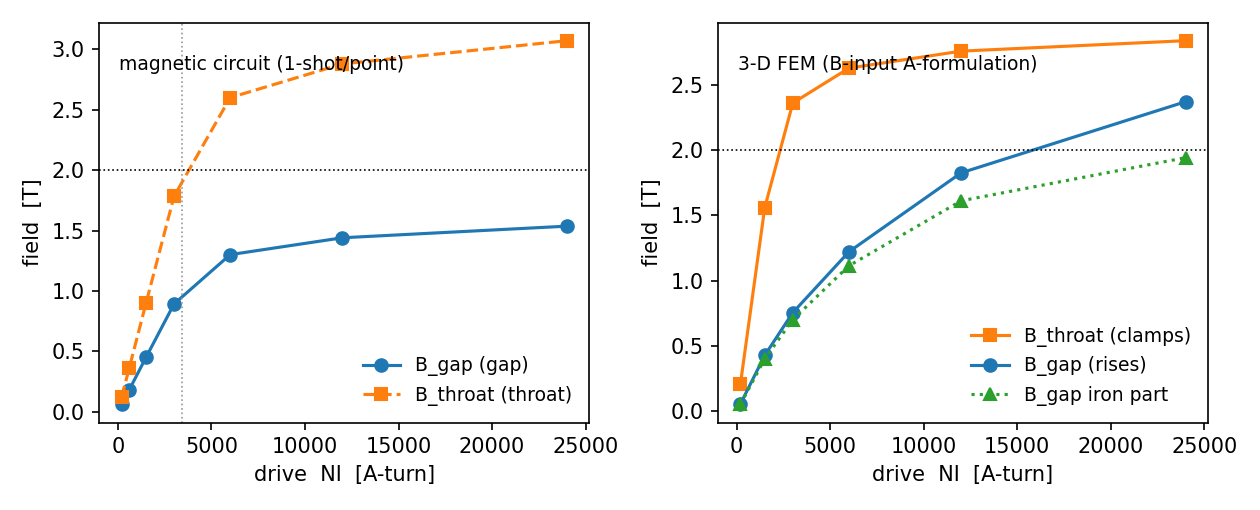

Generate this figure with Python:
r"""B(b): a STRONG 3-D B_gap saturation knee, by THROAT flux-concentration.

The companion `clebsch_dipole_saturation_3d.py` (Task B(a)) showed the convergent
B-input A-formulation, but on the accel H-frame -- a LARGE, gap-reluctance-dominated
gap -- so iron saturation only softened `B_gap` by ~14%.  A gap-dominated magnet
does NOT show a strong knee no matter how hard the iron saturates: the air gap, not
the iron, sets the reluctance.

To get a STRONG `B_gap` knee the iron must be the bottleneck.  The trick is a
magnetic CIRCUIT with a thin THROAT in series with the gap:

    series flux conservation:   Phi = B_gap * A_gap = B_throat * A_throat
                            =>  B_throat = B_gap * (A_gap / A_throat)

With `A_gap / A_throat = 2`, the throat carries TWICE the gap field, so it reaches
the saturation field `J_sat` FIRST.  Once `B_throat -> J_sat` the throat permeability
collapses (`mu_r -> 1`), its reluctance explodes, and the CIRCULATING flux clamps --
a strong knee driven by the IRON, not the gap.

The strong knee lives in the **throat field `B_throat`** -- the bottleneck, on the far
limb away from the coil.  In the FEM it plateaus near the iron's saturated carrying
capacity (~2.84 T here) while the drive grows 8x: `dB_throat/dNI` drops ~157x across
the knee.  The iron literally cannot carry more flux density through the throat.

HONEST 3-D caveat (a real result, not a defect): the raw gap field `B_gap` and even its
iron-channeled part `B_gap_iron = |curl A_r|` do NOT clamp -- they keep rising past the
knee.  Two reasons: (1) the linking coil threads the top limb beside the gap, so `B_gap`
carries the coil's LOCAL, un-saturable Biot-Savart field; (2) once the throat saturates,
the circulating flux is no longer forced through it -- in 3-D it LEAKS around the choked
throat (alternative return paths through air / the rest of the iron).  So a single
saturated throat clamps the field LOCALLY (at the bottleneck), not everywhere: the
strong, physically-guaranteed clamp is `B_throat`, not the distant gap field.  The ideal
lumped circuit (`B_throat = B_gap*(A_gap/A_throat)`, flux fully conserved) over-states
how much the gap follows the throat -- it is the design-level approximation; the FEM is
the truth.

WHY THE NAIVE GEOMETRY FAILED (the B(b) bug, and its fix)
--------------------------------------------------------
A throat only concentrates flux if the drive forces CIRCULATING flux around the
closed window.  A racetrack coil sitting over the gap drives only the LOCAL gap
flux; the throat (on the far limb) sees almost nothing, so `B_throat ~ B_gap` and
there is no concentration (the early H-frame / C-core attempts).  The cure is a
coil that LINKS the window: a `rad.ObjFlmCur` loop threading one limb drives flux
all the way around the loop, through the throat.  A LINEAR FEM check on this geometry
gives `B_throat / B_gap = 3.8` -- ABOVE the geometric area ratio (2), so the throat
genuinely concentrates / funnels flux (see `linear_amplification_check`).

THE METHOD (nonlinear-as-linear, the running theme)
---------------------------------------------------
Exactly as in the 2-D `clebsch_dipole_saturation_2d.py`: a lumped MAGNETIC CIRCUIT
gives the whole saturation design map at LINEAR cost -- one scalar (bisection) solve
per drive point, no mesh -- and the convergent 3-D B-input A-formulation FEM
(reused from B(a)) validates the knee.  The circuit is the design tool; the FEM is
the trusted reference.

Units: SI (metres, A/m, Tesla).  No Cubit dependency.
"""

from _validation_output import validation_output

import sys
import os
import time
import numpy as np

MU0 = 4.0 * np.pi * 1e-7
NU0 = 1.0 / MU0

# --- saturable iron material: high mu_r until a smooth hard cap at J_sat -------
MUR0 = 2000.0     # unsaturated relative permeability
JSAT = 2.0        # saturation field (T)
BW = 0.2          # cap softness (T) -- sharp enough to choke the throat clearly


def mur_of_B(Bm):
    """Smooth hard-cap permeability: mu_r ~ MUR0 below J_sat, -> 1 above.

    mu_r(B) = 1 + (MUR0-1) (1 - sig),   sig = 1/(1+exp(-(B-J_sat)/BW)).
    """
    sig = 1.0 / (1.0 + np.exp(-(Bm - JSAT) / BW))
    return 1.0 + (MUR0 - 1.0) * (1.0 - sig)


# --- geometry (a rectangular iron WINDOW frame; thin bottom limb = throat) -----
AX = 0.04         # half-width  (x) of the window
AZ = 0.04         # half-height (z) of the window
T = 0.012         # limb thickness (top / sides)
TT = 0.006        # THROAT thickness (bottom limb) -> A_gap/A_throat = T/TT = 2
D = 0.028         # depth (y)
GW = 0.004        # air-gap width cut in the top limb
AIR = 0.08        # half-size of the air box

A_GAP = T * D     # gap cross-section (flux runs in x)
A_THROAT = TT * D
A_IRON = T * D    # top / side limb cross-section
AREA_RATIO = A_GAP / A_THROAT


# =============================================================================
# 1.  MAGNETIC CIRCUIT MODEL  --  the saturation design map at LINEAR cost
# =============================================================================
def circuit_Bgap(NI, n_bisect=80):
    """Return (B_gap, B_throat) for a drive of NI ampere-turns, by a 1-shot
    scalar reluctance solve (bisection on the loop flux Phi).

    Series loop:  MMF(Phi) = (R_gap + R_throat(Phi) + R_rest(Phi)) * Phi = NI .
    MMF is monotone increasing in Phi, so bisection converges.  No mesh.
    """
    l_throat = 2.0 * AX                       # bottom-limb length (x)
    l_rest = (2.0 * AX - GW) + 2.0 * (2.0 * AZ)  # top + two sides

    R_gap = GW / (MU0 * A_GAP)                 # air gap (constant)

    def mmf(Phi):
        B_throat = Phi / A_THROAT
        B_rest = Phi / A_IRON
        R_throat = l_throat / (MU0 * mur_of_B(B_throat) * A_THROAT)
        R_rest = l_rest / (MU0 * mur_of_B(B_rest) * A_IRON)
        return (R_gap + R_throat + R_rest) * Phi

    # bracket Phi: upper bound where everything is deep in saturation
    Phi_hi = 4.0 * JSAT * A_GAP
    lo, hi = 0.0, Phi_hi
    for _ in range(n_bisect):
        mid = 0.5 * (lo + hi)
        if mmf(mid) < NI:
            lo = mid
        else:
            hi = mid
    Phi = 0.5 * (lo + hi)
    return Phi / A_GAP, Phi / A_THROAT


def circuit_design_map(NI_list):
    """Sweep the drive; return arrays (NI, B_gap, B_throat).  Linear cost."""
    NI = np.asarray(NI_list, dtype=float)
    bg = np.empty_like(NI)
    bt = np.empty_like(NI)
    for i, ni in enumerate(NI):
        bg[i], bt[i] = circuit_Bgap(ni)
    return NI, bg, bt


def circuit_knee_drive(tt=None):
    """The drive NI at which the throat (thickness ``tt``) reaches J_sat -- the
    saturation-onset of the magnet, by the 1-shot circuit (no mesh).  Monotone
    INCREASING in ``tt`` (a thinner throat saturates earlier), so it inverts cleanly."""
    tt = TT if tt is None else tt
    a_throat = tt * D
    Phi = JSAT * a_throat                          # B_throat = J_sat  =>  Phi
    l_throat = 2.0 * AX
    l_rest = (2.0 * AX - GW) + 2.0 * (2.0 * AZ)
    R_gap = GW / (MU0 * A_GAP)
    R_throat = l_throat / (MU0 * mur_of_B(JSAT) * a_throat)
    R_rest = l_rest / (MU0 * mur_of_B(Phi / A_IRON) * A_IRON)
    return (R_gap + R_throat + R_rest) * Phi


def knee_drive():
    """The knee drive for the nominal throat (module ``TT``)."""
    return circuit_knee_drive(TT)


def size_throat_for_knee(target_NI, tt_lo=0.002, tt_hi=0.012, n_bisect=46):
    """INVERSE DESIGN at linear cost (spec -> 3-D geometry): size the throat thickness
    so the magnet saturates (the knee) at a TARGET drive ``target_NI``.  ``circuit_knee_drive``
    is monotone in ``tt``, so bisect -- a handful of closed-form circuit evaluations,
    no mesh, milliseconds.  Verify the sized geometry with the full 3-D A-formulation
    FEM (``nonlinear_fem(..., tt=sized_tt)``) to CLOSE the 3-D design loop."""
    t0 = time.time()
    lo, hi = tt_lo, tt_hi
    klo, khi = circuit_knee_drive(lo), circuit_knee_drive(hi)
    for _ in range(n_bisect):
        mid = 0.5 * (lo + hi)
        if circuit_knee_drive(mid) < target_NI:    # saturates too early -> thicken
            lo = mid
        else:
            hi = mid
    tt = 0.5 * (lo + hi)
    achieved = circuit_knee_drive(tt)
    return {
        "target_knee_NI": float(target_NI),
        "sized_tt": float(tt),
        "sized_area_ratio": float(T / tt),
        "achieved_knee_NI": float(achieved),
        "rel_err": float(abs(achieved - target_NI) / target_NI),
        "sizing_seconds": float(time.time() - t0),
        "feasible_NI_range": [float(klo), float(khi)],
    }


# =============================================================================
# 2.  3-D FEM  --  the convergent B-input A-formulation (reused from B(a))
# =============================================================================
def _build_mesh(iron_maxh=0.005, air_maxh=0.032, tt=None):
    tt = TT if tt is None else tt                # throat thickness (sized in inverse design)
    import ngsolve as ng
    from ngsolve import TaskManager
    from netgen.occ import Box, Pnt, Glue, OCCGeometry
    hD = D / 2.0
    top = (Box(Pnt(-AX, -hD, AZ - T), Pnt(AX, hD, AZ))
           - Box(Pnt(-GW / 2, -hD, AZ - T), Pnt(GW / 2, hD, AZ)))
    bot = Box(Pnt(-AX, -hD, -AZ), Pnt(AX, hD, -AZ + tt))
    left = Box(Pnt(-AX, -hD, -AZ), Pnt(-AX + T, hD, AZ))
    right = Box(Pnt(AX - T, -hD, -AZ), Pnt(AX, hD, AZ))
    iron = top + bot + left + right
    iron.mat("iron")
    iron.maxh = iron_maxh
    air = Box(Pnt(-AIR, -AIR, -AIR), Pnt(AIR, AIR, AIR)) - iron
    air.mat("air")
    for f in air.faces:
        if max(abs(f.center.x), abs(f.center.y), abs(f.center.z)) > 0.9 * AIR:
            f.name = "outer"
    with TaskManager():
        return ng.Mesh(OCCGeometry(Glue([air, iron])).GenerateMesh(maxh=air_maxh))


def _linking_coil(I):
    """The window-LINKING filament loop (threads the top limb -> circulating flux)."""
    import radia as rad
    rad.UtiDelAll()
    Ly = D / 2.0 + 0.02
    zo = AZ + 0.02
    return rad.ObjFlmCur([[0, -Ly, 0], [0, Ly, 0], [0, Ly, zo],
                          [0, -Ly, zo], [0, -Ly, 0]], I)


def _coil_Bs(mesh, order=1):
    """Biot-Savart B_s = mu0 H_s of the unit-current linking coil, as a GridFunction."""
    import radia as rad
    from ngsolve import VectorL2, GridFunction, TaskManager
    Bs1 = GridFunction(VectorL2(mesh, order=order))
    with TaskManager():
        Bs1.Set(MU0 * rad.RadiaField(_linking_coil(1.0), "h"))
    rad.UtiDelAll()
    return Bs1


def linear_amplification_check(iron_maxh=0.006, air_maxh=0.04):
    """LINEAR FEM proof that the linking coil concentrates flux in the throat.

    Returns dict(B_gap, B_throat, ratio).  A single linear solve (mu_r = MUR0
    everywhere in iron, no saturation) -- the throat/gap amplification must
    exceed the geometric area ratio if the coil really drives circulating flux.
    """
    import ngsolve as ng
    from ngsolve import (HCurl, GridFunction, curl, dx, sqrt, InnerProduct,
                         BilinearForm, LinearForm, TaskManager)
    mesh = _build_mesh(iron_maxh, air_maxh)
    Bs = _coil_Bs(mesh)
    nu_iron = NU0 / MUR0
    nu = mesh.MaterialCF({"iron": nu_iron}, default=NU0)
    num = mesh.MaterialCF({"iron": nu_iron - NU0}, default=0.0)
    fes = HCurl(mesh, order=1, dirichlet="outer")
    u, v = fes.TnT()
    eps = 1e-6 * NU0
    with TaskManager():
        a = BilinearForm(nu * InnerProduct(curl(u), curl(v)) * dx
                         + eps * InnerProduct(u, v) * dx)
        a.Assemble()
        f = LinearForm(-num * InnerProduct(Bs, curl(v)) * dx)
        f.Assemble()
        Ar = GridFunction(fes)
        Ar.vec.data = a.mat.Inverse(fes.FreeDofs(), inverse="sparsecholesky") * f.vec
    B = Bs + curl(Ar)
    bg = abs(float(B[0](mesh(0, 0, AZ - T / 2))))
    bt = abs(float(sqrt(InnerProduct(B, B))(mesh(0, 0, -AZ + TT / 2))))
    return {"B_gap": bg, "B_throat": bt, "ratio": bt / bg, "ne": mesh.ne}


def nonlinear_fem(NI_list, iron_maxh=0.009, air_maxh=0.05, niter=400,
                  relax0=0.25, relax_min=0.02, tol=1e-4, verbose=False, tt=None):
    """Convergent B-input A-formulation saturation sweep (the trusted reference).

    B = B_s + curl A_r,  weak form
        INT nu(|B|) curl(A_r).curl(v) + INT_iron (nu(|B|)-nu0) B_s.curl(v) = 0.

    The B-input nu(|B|) energy is convex, but the frozen-coefficient (Picard) map
    has a large Lipschitz constant across the saturation knee (where d(nu)/d|B| is
    largest), so a fixed step diverges there.  ADAPTIVE under-relaxation -- halve the
    step whenever the residual rises -- restores convergence through the knee.
    Warm-started in the drive.  Returns list of dicts.
    """
    import ngsolve as ng
    from ngsolve import (HCurl, GridFunction, curl, dx, sqrt, InnerProduct,
                         BilinearForm, LinearForm, TaskManager, exp)
    tt = TT if tt is None else tt                  # throat thickness (sized geometry)
    mesh = _build_mesh(iron_maxh, air_maxh, tt=tt)
    Bs1 = _coil_Bs(mesh)

    def nu_iron_cf(Bm):
        sig = 1.0 / (1.0 + exp(-(Bm - JSAT) / BW))
        return NU0 / (1.0 + (MUR0 - 1.0) * (1.0 - sig))

    fes = HCurl(mesh, order=1, dirichlet="outer")
    u, v = fes.TnT()
    eps = 1e-6 * NU0
    Ar = GridFunction(fes)        # warm-started across drive points
    out = []
    for NI in NI_list:
        Bs = NI * Bs1
        prev = np.array(Ar.vec)
        d = 1.0
        d_prev = np.inf
        relax = relax0
        nit = 0
        t0 = time.time()
        for it in range(niter):
            B = Bs + curl(Ar)
            Bm = sqrt(InnerProduct(B, B) + 1e-30)
            nui = nu_iron_cf(Bm)
            nu = mesh.MaterialCF({"iron": nui}, default=NU0)
            num = mesh.MaterialCF({"iron": nui - NU0}, default=0.0)
            with TaskManager():
                a = BilinearForm(nu * InnerProduct(curl(u), curl(v)) * dx
                                 + eps * InnerProduct(u, v) * dx)
                a.Assemble()
                f = LinearForm(-num * InnerProduct(Bs, curl(v)) * dx)
                f.Assemble()
                An = GridFunction(fes)
                An.vec.data = a.mat.Inverse(fes.FreeDofs(),
                                            inverse="sparsecholesky") * f.vec
            Ar.vec.data = (1 - relax) * Ar.vec + relax * An.vec
            cur = np.array(Ar.vec)
            d = np.linalg.norm(cur - prev) / (np.linalg.norm(cur) + 1e-30)
            if d > d_prev:                       # residual rose -> step too big
                relax = max(0.5 * relax, relax_min)
            prev = cur.copy()
            d_prev = d
            nit = it + 1
            if d < tol:
                break
        B = Bs + curl(Ar)
        bg = abs(float(B[0](mesh(0, 0, AZ - T / 2))))           # total gap field
        br = abs(float(curl(Ar)[0](mesh(0, 0, AZ - T / 2))))    # iron-channeled part
        bt = abs(float(sqrt(InnerProduct(B, B))(mesh(0, 0, -AZ + tt / 2))))  # throat
        rec = {"NI": NI, "B_gap": bg, "B_gap_iron": br, "B_throat": bt,
               "iters": nit, "resid": d, "t_s": time.time() - t0, "ne": mesh.ne}
        out.append(rec)
        if verbose:
            print("  NI=%6d: B_throat=%.2fT B_gap_iron=%.3fT B_gap=%.3fT iters=%d "
                  "resid=%.0e (%.0fs)"
                  % (NI, bt, br, bg, nit, d, rec["t_s"]), flush=True)
    return out


# =============================================================================
# 3.  INVERSE DESIGN in 3-D -- spec (saturation onset) -> geometry (throat thickness)
# =============================================================================
def run_inverse_3d(target_knee_NI, with_fem=False, iron_maxh=0.009, air_maxh=0.05):
    """3-D inverse design (the 3-D extension of the 2-D inverse sizing): size the throat
    thickness so the magnet's SATURATION ONSET (the knee drive) hits a target, by the
    1-shot circuit (linear cost, mesh-free), then VERIFY with the adaptive B-input
    A-formulation FEM that the throat field crosses J_sat near the target -- the 3-D
    design loop, closed.

    HONEST note: the lumped circuit uses the GEOMETRIC area ratio, but the linking coil
    funnels MORE flux into the throat (the linear-amplification ratio exceeds the
    geometric one), so the FEM saturates EARLIER than the circuit target by that
    funneling factor -- reported, not hidden."""
    sz = size_throat_for_knee(target_knee_NI)
    out = {"sizing": sz}
    if with_fem:
        NIs = [int(round(target_knee_NI * f)) for f in (0.2, 0.4, 0.6, 0.9, 1.3)]
        fem = nonlinear_fem(NIs, iron_maxh=iron_maxh, air_maxh=air_maxh,
                            tt=sz["sized_tt"])
        bt = np.array([r["B_throat"] for r in fem])
        NIa = np.array([r["NI"] for r in fem], float)
        knee_fem = (float(np.interp(JSAT, bt, NIa))
                    if bt[0] < JSAT < bt[-1] else None)
        out["fem"] = fem
        out["fem_knee_NI"] = knee_fem
        out["fem_max_resid"] = float(max(r["resid"] for r in fem))
        if knee_fem is not None:
            out["funneling_factor"] = float(target_knee_NI / knee_fem)
    return out


def run(with_fem=False, fem_NI=(200, 1500, 3000, 6000, 12000, 24000),
        circuit_NI=(200, 600, 1500, 3000, 6000, 12000, 24000)):
    """Build the saturation design map (circuit, linear cost) and, if asked, the
    3-D FEM validation.  Returns a dict for the golden test."""
    NI = np.asarray(circuit_NI, dtype=float)
    _, bg, bt = circuit_design_map(NI)
    NIk = knee_drive()
    # knee strength: slope below the knee vs far above it.
    slope_lo = float(bg[1] / NI[1])
    slope_hi = float((bg[-1] - bg[-2]) / (NI[-1] - NI[-2]))
    circuit = {
        "NI": [float(v) for v in NI],
        "B_gap": [float(v) for v in bg],
        "B_throat": [float(v) for v in bt],
        "knee_NI": float(NIk),
        "clamp_pred": float(JSAT / AREA_RATIO),
        "slope_below": slope_lo,
        "slope_above": slope_hi,
        "slope_drop": slope_lo / max(slope_hi, 1e-30),
    }
    out = {"geometry": {"area_ratio": AREA_RATIO, "J_sat": JSAT,
                        "MUR0": MUR0, "A_gap": A_GAP, "A_throat": A_THROAT},
           "circuit": circuit}

    if with_fem:
        amp = linear_amplification_check()
        fem = nonlinear_fem(list(fem_NI))
        # The knee is in the CHANNELED flux -- the throat field (the bottleneck, far
        # from the coil).  The raw gap field additionally carries the linking coil's
        # direct (un-saturable) Biot-Savart field, so the saturating quantity is the
        # throat field B_throat (and the iron-channeled gap field B_gap_iron).
        b0 = fem[0]["B_throat"] / fem[0]["NI"]
        bN = (fem[-1]["B_throat"] - fem[-2]["B_throat"]) / (fem[-1]["NI"] - fem[-2]["NI"])
        out["linear_amplification"] = amp
        out["fem"] = fem
        out["fem_throat_slope_below"] = float(b0)
        out["fem_throat_slope_above"] = float(bN)
        out["fem_throat_slope_drop"] = float(b0 / max(bN, 1e-30))
        out["fem_throat_clamp"] = float(fem[-1]["B_throat"])
        out["fem_max_resid"] = float(max(r["resid"] for r in fem))
    return out


def _make_figure(out, path):
    """Optional figure (left: circuit design map at linear cost; right: FEM -- the
    throat field clamps, the gap field keeps rising).  No in-figure title (lab style)."""
    try:
        import matplotlib
        matplotlib.use("Agg")
        import matplotlib.pyplot as plt
    except Exception:
        return False
    c = out["circuit"]
    fig, (axL, axR) = plt.subplots(1, 2, figsize=(8.4, 3.4))
    axL.plot(c["NI"], c["B_gap"], "o-", label="B_gap (gap)")
    axL.plot(c["NI"], c["B_throat"], "s--", label="B_throat (throat)")
    axL.axhline(JSAT, color="k", lw=0.8, ls=":")
    axL.axvline(c["knee_NI"], color="0.6", lw=0.8, ls=":")
    axL.set_xlabel("drive  NI  [A-turn]")
    axL.set_ylabel("field  [T]")
    axL.legend(frameon=False, fontsize=9)
    axL.text(0.04, 0.92, "magnetic circuit (1-shot/point)", transform=axL.transAxes,
             fontsize=9, va="top")
    if "fem" in out:
        f = out["fem"]
        NI = [r["NI"] for r in f]
        axR.plot(NI, [r["B_throat"] for r in f], "s-", color="C1",
                 label="B_throat (clamps)")
        axR.plot(NI, [r["B_gap"] for r in f], "o-", color="C0",
                 label="B_gap (rises)")
        axR.plot(NI, [r["B_gap_iron"] for r in f], "^:", color="C2",
                 label="B_gap iron part")
        axR.axhline(JSAT, color="k", lw=0.8, ls=":")
        axR.set_xlabel("drive  NI  [A-turn]")
        axR.set_ylabel("field  [T]")
        axR.legend(frameon=False, fontsize=9)
        axR.text(0.04, 0.92, "3-D FEM (B-input A-formulation)",
                 transform=axR.transAxes, fontsize=9, va="top")
    fig.tight_layout()
    fig.savefig(path, dpi=150)
    plt.close(fig)
    return True


def main():
    import json
    print("=" * 70)
    print("B(b): strong 3-D B_gap knee by throat flux-concentration")
    print("  geometry: window frame, A_gap/A_throat = %.1f, J_sat = %.1f T"
          % (AREA_RATIO, JSAT))
    print("  predicted clamp  B_gap ~ J_sat/ratio = %.2f T" % (JSAT / AREA_RATIO))
    print("=" * 70)
    out = run(with_fem=("--fem" in sys.argv))
    c = out["circuit"]
    print("\nMagnetic circuit design map (1-shot per point, no mesh):")
    print("   %8s %10s %10s" % ("NI", "B_gap[T]", "B_throat[T]"))
    for i in range(len(c["NI"])):
        print("   %8.0f %10.3f %10.3f"
              % (c["NI"][i], c["B_gap"][i], c["B_throat"][i]))
    print("  knee drive (B_throat = J_sat): NI ~ %.0f At" % c["knee_NI"])
    print("  dB_gap/dNI below knee = %.3e ; far above = %.3e (drop %.0fx)"
          % (c["slope_below"], c["slope_above"], c["slope_drop"]))

    if "fem" in out:
        amp = out["linear_amplification"]
        print("\nLinear amplification (flux-concentration proof):")
        print("  ne=%d ratio B_throat/B_gap = %.2f (> geometric area ratio %.1f)"
              % (amp["ne"], amp["ratio"], AREA_RATIO))
        print("\nNonlinear FEM validation (B-input A-formulation, adaptive Picard):")
        print("  the saturating quantity is the CHANNELED flux (throat field); the raw")
        print("  gap field also carries the linking coil's direct (un-saturable) field.")
        for r in out["fem"]:
            print("  NI=%6d: B_throat=%.2fT B_gap_iron=%.3fT B_gap=%.3fT iters=%d "
                  "resid=%.0e (%.0fs)"
                  % (r["NI"], r["B_throat"], r["B_gap_iron"], r["B_gap"],
                     r["iters"], r["resid"], r["t_s"]), flush=True)
        print("  throat clamps at %.2fT; dB_throat/dNI below=%.3e above=%.3e (drop %.0fx)"
              % (out["fem_throat_clamp"], out["fem_throat_slope_below"],
                 out["fem_throat_slope_above"], out["fem_throat_slope_drop"]))

    here = os.path.dirname(__file__)
    with validation_output("clebsch_dipole_saturation_3d_throat.json").open("w", encoding="utf-8") as fh:
        json.dump(out, fh, indent=2)
    print("\nsaved clebsch_dipole_saturation_3d_throat.json")
    if _make_figure(out, os.path.join(here, "clebsch_dipole_saturation_3d_throat.png")):
        print("saved clebsch_dipole_saturation_3d_throat.png")


if __name__ == "__main__":
    main()
